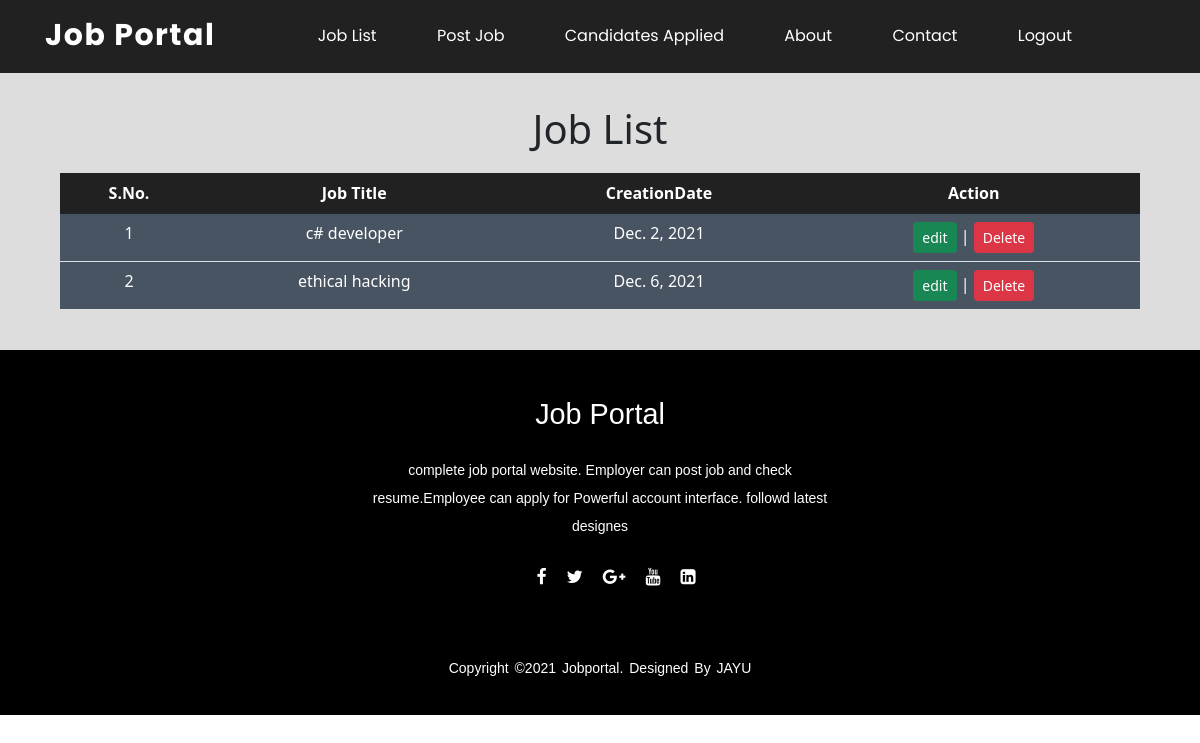
Screenshot of /job_list/ (signed in) with the database file from the repository.
### job/models.py (models this page shows, shortened)
class jobs(models.Model):
    recruiter1 = models.ForeignKey(recruiter,on_delete=models.CASCADE)
    start_date=models.DateField()
    end_date=models.DateField()
    title=models.CharField(max_length=20)
    salary=models.FloatField(max_length=20)
    description=models.CharField(max_length=100)
    image=models.FileField()
    experience=models.CharField(max_length=100)
    location=models.CharField(max_length=20)
    skills=models.CharField(max_length=100)
    creation_date=models.DateField()

### job/views.py (the view)
# urls.py: path('job_list/',views.job_list,name='job_list'),
def job_list(request):
    if not request.user.is_authenticated:
        return redirect('recruiter_login')
    user=request.user
    recruiter2=recruiter.objects.get(user=user)
    job=jobs.objects.filter(recruiter1=recruiter2)
    d={'job':job}
    return render(request,'job/job_list.html',d)

### templates/job/job_list.html (shortened to what this page needs)
{% extends 'job/recruiter_navigation.html' %}
{% load static %}
{% block content %}
<div class="bg1">
<div class="hedinglist">
<br>
<br>
<h2 style="text-align:center;font-size:40px;margin-top:-16px;">Job List </h2>
</div>
<div class="listing">
<table class="table table-hover" id="example" >
<thead>
<tr style="text-align:center;">
    <th>S.No.</th>
    <th>Job Title</th>
    <th>CreationDate</th>
    <th>Action</th>
</tr>
</thead>
    <tbody>
        {% for i in job %}
            <tr style="background-color:#485461;text-align:center;">
                <td>{{forloop.counter}}</td>
                <td>{{i.title}}</td>
                <td>{{i.creation_date}}</td>
                <td><a href="{% url 'edit_jobdetail' i.id %}" class="btn btn-success btn-sm">edit</a> | <a href=" {% url 'delete_job' i.id %}" class="btn btn-danger btn-sm">Delete</a></td>
            </tr>
        {%endfor%}
    </tbody>
</table>
<br>
</div>
</div>
{% endblock content %}

### static/job/css/style.css (style rules this page uses)
* { margin : 0px; padding: 0px; }

### static/job/css/search1.css (style rules this page uses)
.bg1 { width: 100%; background-color:#ddd ; }
.table tr { background-color:#212121; color:white; border-radius:10px; height:40px; padding:10px 20px; }
.table { margin-top: 20px; }
.listing { max-width: 90%; margin-left: auto; margin-right: auto; }

### rows the page displays
jobs: title "c# developer", creation_date "Dec. 2, 2021"
jobs: title "ethical hacking", creation_date "Dec. 6, 2021"
